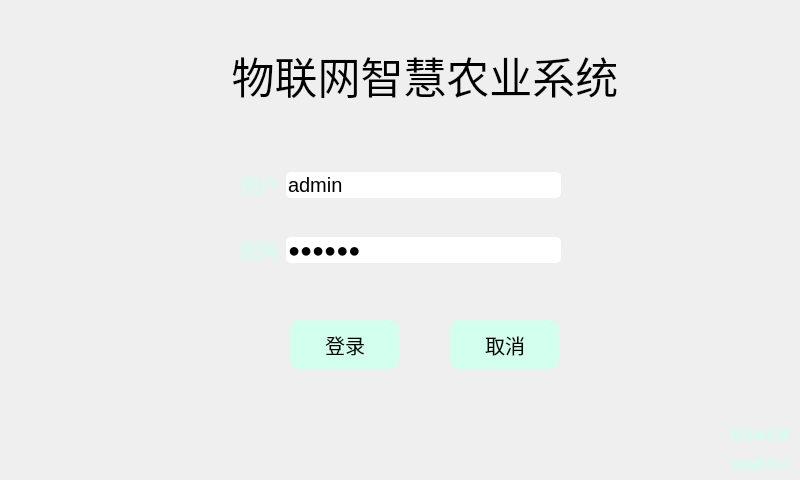
<?xml version="1.0" encoding="UTF-8"?>
<ui version="4.0">
 <class>LoginDialog</class>
 <widget class="QDialog" name="LoginDialog">
  <property name="geometry">
   <rect>
    <x>0</x>
    <y>0</y>
    <width>800</width>
    <height>480</height>
   </rect>
  </property>
  <property name="windowTitle">
   <string>智慧农业登录</string>
  </property>
  <property name="styleSheet">
   <string notr="true">/*学校LOGO*/
QLabel#label_logo,QLabel#label_logo_2,QLabel#label_logo_7
{
	border-image: url(:/images/logo.png);
}
/*登录模块的界面图片*/
QWidget#page_login,QWidget#page_register,QWidget#page_server
{
	border-image: url(:/images/logon-bg.jpg);
}
/*正常按钮的状态*/
QPushButton#btn_login,QPushButton#btn_cancle,QPushButton#btn_register,QPushButton#btn_rcancle,QPushButton#btn_tologin,QPushButton#btn_save_server,QPushButton#btn_scancle,QPushButton#btn_sreturn
{
	border-radius: 10px;
	border-style: solid;
	border-width: 1px;
	background-color: rgb(210, 255, 238);
}

/*文本框样式*/
QLineEdit
{
	border-radius: 5px;
}
/*标签与小按钮的字体高亮*/
QLabel#label_lusername, QLabel#label_lpwd, QPushButton#btn_toregister,QPushButton#btn_to_setserver,QLabel#label_ip,QLabel#label_port
{
	color: rgb(210, 255, 238);
}

/*按钮按下*/
QPushButton:pressed
{
	background-color: rgb(210, 155, 138);
}


</string>
  </property>
  <layout class="QVBoxLayout" name="verticalLayout">
   <property name="spacing">
    <number>0</number>
   </property>
   <property name="leftMargin">
    <number>0</number>
   </property>
   <property name="topMargin">
    <number>0</number>
   </property>
   <property name="rightMargin">
    <number>0</number>
   </property>
   <property name="bottomMargin">
    <number>0</number>
   </property>
   <item>
    <widget class="QStackedWidget" name="stackedWidget">
     <property name="currentIndex">
      <number>0</number>
     </property>
     <widget class="QWidget" name="page_login">
      <widget class="QWidget" name="layoutWidget">
       <property name="geometry">
        <rect>
         <x>240</x>
         <y>225</y>
         <width>321</width>
         <height>50</height>
        </rect>
       </property>
       <layout class="QHBoxLayout" name="horizontalLayout_2">
        <item>
         <widget class="QLabel" name="label_lpwd">
          <property name="font">
           <font>
            <pointsize>15</pointsize>
           </font>
          </property>
          <property name="styleSheet">
           <string notr="true"/>
          </property>
          <property name="text">
           <string>密码</string>
          </property>
         </widget>
        </item>
        <item>
         <widget class="QLineEdit" name="edit_lpwd">
          <property name="font">
           <font>
            <pointsize>15</pointsize>
           </font>
          </property>
          <property name="focusPolicy">
           <enum>Qt::StrongFocus</enum>
          </property>
          <property name="text">
           <string>666666</string>
          </property>
          <property name="echoMode">
           <enum>QLineEdit::Password</enum>
          </property>
         </widget>
        </item>
       </layout>
      </widget>
      <widget class="QPushButton" name="btn_login">
       <property name="geometry">
        <rect>
         <x>290</x>
         <y>320</y>
         <width>110</width>
         <height>50</height>
        </rect>
       </property>
       <property name="font">
        <font>
         <pointsize>15</pointsize>
        </font>
       </property>
       <property name="text">
        <string>登录</string>
       </property>
      </widget>
      <widget class="QPushButton" name="btn_cancle">
       <property name="geometry">
        <rect>
         <x>450</x>
         <y>320</y>
         <width>110</width>
         <height>50</height>
        </rect>
       </property>
       <property name="font">
        <font>
         <pointsize>15</pointsize>
        </font>
       </property>
       <property name="text">
        <string>取消</string>
       </property>
      </widget>
      <widget class="QPushButton" name="btn_toregister">
       <property name="geometry">
        <rect>
         <x>720</x>
         <y>450</y>
         <width>80</width>
         <height>30</height>
        </rect>
       </property>
       <property name="font">
        <font/>
       </property>
       <property name="styleSheet">
        <string notr="true">background-color: transparent;</string>
       </property>
       <property name="text">
        <string>添加新用户</string>
       </property>
       <property name="flat">
        <bool>true</bool>
       </property>
      </widget>
      <widget class="QLabel" name="label_title">
       <property name="geometry">
        <rect>
         <x>120</x>
         <y>20</y>
         <width>610</width>
         <height>110</height>
        </rect>
       </property>
       <property name="font">
        <font>
         <pointsize>32</pointsize>
        </font>
       </property>
       <property name="text">
        <string>物联网智慧农业系统</string>
       </property>
       <property name="alignment">
        <set>Qt::AlignCenter</set>
       </property>
      </widget>
      <widget class="QWidget" name="layoutWidget">
       <property name="geometry">
        <rect>
         <x>240</x>
         <y>160</y>
         <width>321</width>
         <height>50</height>
        </rect>
       </property>
       <layout class="QHBoxLayout" name="horizontalLayout">
        <item>
         <widget class="QLabel" name="label_lusername">
          <property name="font">
           <font>
            <pointsize>15</pointsize>
           </font>
          </property>
          <property name="text">
           <string>用户</string>
          </property>
         </widget>
        </item>
        <item>
         <widget class="QLineEdit" name="edit_lusername">
          <property name="font">
           <font>
            <pointsize>15</pointsize>
           </font>
          </property>
          <property name="text">
           <string>admin</string>
          </property>
         </widget>
        </item>
       </layout>
      </widget>
      <widget class="QPushButton" name="btn_to_setserver">
       <property name="geometry">
        <rect>
         <x>720</x>
         <y>420</y>
         <width>80</width>
         <height>30</height>
        </rect>
       </property>
       <property name="font">
        <font/>
       </property>
       <property name="styleSheet">
        <string notr="true">background-color: transparent;</string>
       </property>
       <property name="text">
        <string>服务器设置</string>
       </property>
       <property name="flat">
        <bool>true</bool>
       </property>
      </widget>
     </widget>
     <widget class="QWidget" name="page_register">
      <widget class="QLabel" name="label_title_2">
       <property name="geometry">
        <rect>
         <x>190</x>
         <y>10</y>
         <width>480</width>
         <height>100</height>
        </rect>
       </property>
       <property name="font">
        <font>
         <pointsize>32</pointsize>
        </font>
       </property>
       <property name="text">
        <string>湖南科技学院
物联网智慧农业系统</string>
       </property>
       <property name="alignment">
        <set>Qt::AlignCenter</set>
       </property>
      </widget>
      <widget class="QLabel" name="label_logo_2">
       <property name="geometry">
        <rect>
         <x>10</x>
         <y>10</y>
         <width>140</width>
         <height>140</height>
        </rect>
       </property>
       <property name="text">
        <string/>
       </property>
      </widget>
      <widget class="QPushButton" name="btn_register">
       <property name="geometry">
        <rect>
         <x>310</x>
         <y>300</y>
         <width>110</width>
         <height>40</height>
        </rect>
       </property>
       <property name="font">
        <font>
         <pointsize>15</pointsize>
        </font>
       </property>
       <property name="text">
        <string>注册</string>
       </property>
      </widget>
      <widget class="QPushButton" name="btn_rcancle">
       <property name="geometry">
        <rect>
         <x>460</x>
         <y>300</y>
         <width>110</width>
         <height>40</height>
        </rect>
       </property>
       <property name="font">
        <font>
         <pointsize>15</pointsize>
        </font>
       </property>
       <property name="text">
        <string>取消</string>
       </property>
      </widget>
      <widget class="QPushButton" name="btn_tologin">
       <property name="geometry">
        <rect>
         <x>720</x>
         <y>420</y>
         <width>80</width>
         <height>30</height>
        </rect>
       </property>
       <property name="font">
        <font/>
       </property>
       <property name="text">
        <string>返回</string>
       </property>
       <property name="flat">
        <bool>true</bool>
       </property>
      </widget>
      <widget class="QWidget" name="layoutWidget">
       <property name="geometry">
        <rect>
         <x>230</x>
         <y>222</y>
         <width>341</width>
         <height>36</height>
        </rect>
       </property>
       <layout class="QHBoxLayout" name="horizontalLayout_3">
        <item>
         <widget class="QLabel" name="label_7">
          <property name="font">
           <font>
            <pointsize>15</pointsize>
           </font>
          </property>
          <property name="text">
           <string>确认密码</string>
          </property>
         </widget>
        </item>
        <item>
         <widget class="QLineEdit" name="edit_rpwd_2">
          <property name="font">
           <font>
            <pointsize>15</pointsize>
           </font>
          </property>
          <property name="focusPolicy">
           <enum>Qt::StrongFocus</enum>
          </property>
          <property name="echoMode">
           <enum>QLineEdit::Password</enum>
          </property>
         </widget>
        </item>
       </layout>
      </widget>
      <widget class="QWidget" name="layoutWidget">
       <property name="geometry">
        <rect>
         <x>230</x>
         <y>180</y>
         <width>341</width>
         <height>36</height>
        </rect>
       </property>
       <layout class="QHBoxLayout" name="horizontalLayout_4">
        <item>
         <widget class="QLabel" name="label_6">
          <property name="minimumSize">
           <size>
            <width>80</width>
            <height>0</height>
           </size>
          </property>
          <property name="font">
           <font>
            <pointsize>15</pointsize>
           </font>
          </property>
          <property name="text">
           <string>密码</string>
          </property>
         </widget>
        </item>
        <item>
         <widget class="QLineEdit" name="edit_rpwd">
          <property name="font">
           <font>
            <pointsize>15</pointsize>
           </font>
          </property>
          <property name="focusPolicy">
           <enum>Qt::StrongFocus</enum>
          </property>
          <property name="echoMode">
           <enum>QLineEdit::Password</enum>
          </property>
         </widget>
        </item>
       </layout>
      </widget>
      <widget class="QWidget" name="layoutWidget">
       <property name="geometry">
        <rect>
         <x>230</x>
         <y>140</y>
         <width>341</width>
         <height>36</height>
        </rect>
       </property>
       <layout class="QHBoxLayout" name="horizontalLayout_5">
        <item>
         <widget class="QLabel" name="label_5">
          <property name="minimumSize">
           <size>
            <width>80</width>
            <height>0</height>
           </size>
          </property>
          <property name="font">
           <font>
            <pointsize>15</pointsize>
           </font>
          </property>
          <property name="text">
           <string>用户</string>
          </property>
         </widget>
        </item>
        <item>
         <widget class="QLineEdit" name="edit_rusername">
          <property name="font">
           <font>
            <pointsize>15</pointsize>
           </font>
          </property>
         </widget>
        </item>
       </layout>
      </widget>
     </widget>
     <widget class="QWidget" name="page_server">
      <widget class="QLabel" name="label_ip">
       <property name="geometry">
        <rect>
         <x>220</x>
         <y>179</y>
         <width>120</width>
         <height>33</height>
        </rect>
       </property>
       <property name="minimumSize">
        <size>
         <width>80</width>
         <height>0</height>
        </size>
       </property>
       <property name="font">
        <font>
         <pointsize>15</pointsize>
        </font>
       </property>
       <property name="text">
        <string>服务器地址</string>
       </property>
       <property name="alignment">
        <set>Qt::AlignCenter</set>
       </property>
      </widget>
      <widget class="QLineEdit" name="edit_server_ip">
       <property name="geometry">
        <rect>
         <x>346</x>
         <y>181</y>
         <width>253</width>
         <height>29</height>
        </rect>
       </property>
       <property name="font">
        <font>
         <pointsize>15</pointsize>
        </font>
       </property>
       <property name="focusPolicy">
        <enum>Qt::StrongFocus</enum>
       </property>
       <property name="text">
        <string>47.98.153.253</string>
       </property>
       <property name="echoMode">
        <enum>QLineEdit::Normal</enum>
       </property>
      </widget>
      <widget class="QPushButton" name="btn_save_server">
       <property name="geometry">
        <rect>
         <x>350</x>
         <y>320</y>
         <width>100</width>
         <height>50</height>
        </rect>
       </property>
       <property name="font">
        <font>
         <pointsize>15</pointsize>
        </font>
       </property>
       <property name="text">
        <string>确定</string>
       </property>
      </widget>
      <widget class="QLineEdit" name="edit_server_port">
       <property name="geometry">
        <rect>
         <x>346</x>
         <y>240</y>
         <width>253</width>
         <height>29</height>
        </rect>
       </property>
       <property name="font">
        <font>
         <pointsize>15</pointsize>
        </font>
       </property>
       <property name="text">
        <string>10025</string>
       </property>
      </widget>
      <widget class="QLabel" name="label_port">
       <property name="geometry">
        <rect>
         <x>220</x>
         <y>239</y>
         <width>120</width>
         <height>33</height>
        </rect>
       </property>
       <property name="minimumSize">
        <size>
         <width>80</width>
         <height>0</height>
        </size>
       </property>
       <property name="font">
        <font>
         <pointsize>15</pointsize>
        </font>
       </property>
       <property name="text">
        <string>服务器端口</string>
       </property>
       <property name="alignment">
        <set>Qt::AlignCenter</set>
       </property>
      </widget>
      <widget class="QPushButton" name="btn_scancle">
       <property name="geometry">
        <rect>
         <x>500</x>
         <y>320</y>
         <width>100</width>
         <height>50</height>
        </rect>
       </property>
       <property name="font">
        <font>
         <pointsize>15</pointsize>
        </font>
       </property>
       <property name="text">
        <string>取消</string>
       </property>
      </widget>
      <widget class="QPushButton" name="btn_sreturn">
       <property name="geometry">
        <rect>
         <x>680</x>
         <y>410</y>
         <width>80</width>
         <height>30</height>
        </rect>
       </property>
       <property name="font">
        <font/>
       </property>
       <property name="text">
        <string>返回</string>
       </property>
       <property name="flat">
        <bool>true</bool>
       </property>
      </widget>
      <widget class="QLabel" name="label_logo_7">
       <property name="geometry">
        <rect>
         <x>10</x>
         <y>20</y>
         <width>140</width>
         <height>140</height>
        </rect>
       </property>
       <property name="text">
        <string/>
       </property>
      </widget>
      <widget class="QLabel" name="label_title_7">
       <property name="geometry">
        <rect>
         <x>200</x>
         <y>20</y>
         <width>480</width>
         <height>110</height>
        </rect>
       </property>
       <property name="font">
        <font>
         <pointsize>32</pointsize>
        </font>
       </property>
       <property name="text">
        <string>湖南科技学院
物联网智慧农业系统</string>
       </property>
       <property name="alignment">
        <set>Qt::AlignCenter</set>
       </property>
      </widget>
     </widget>
    </widget>
   </item>
  </layout>
 </widget>
 <tabstops>
  <tabstop>edit_lusername</tabstop>
  <tabstop>edit_lpwd</tabstop>
  <tabstop>btn_login</tabstop>
  <tabstop>btn_cancle</tabstop>
  <tabstop>btn_toregister</tabstop>
  <tabstop>edit_rusername</tabstop>
  <tabstop>edit_rpwd</tabstop>
  <tabstop>edit_rpwd_2</tabstop>
  <tabstop>btn_register</tabstop>
  <tabstop>btn_rcancle</tabstop>
  <tabstop>btn_tologin</tabstop>
 </tabstops>
 <resources/>
 <connections/>
</ui>
